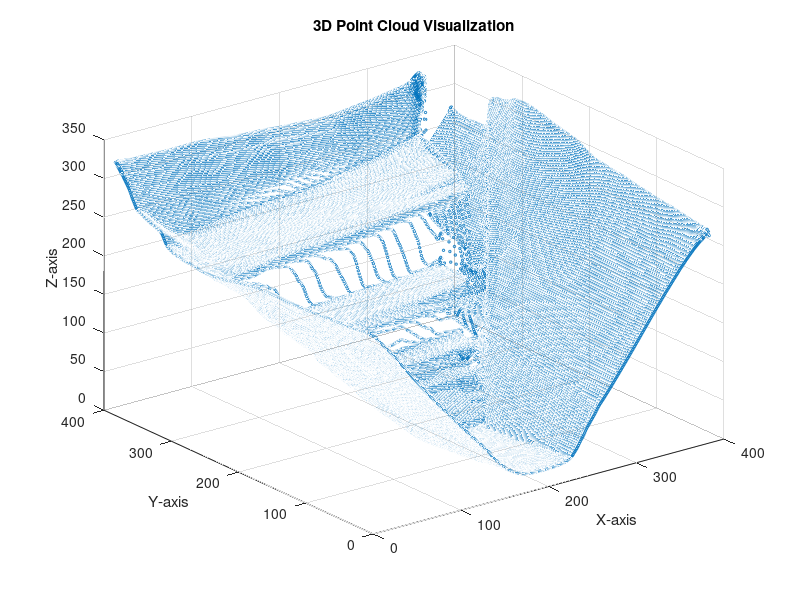

Reproduce this figure in MATLAB. (Note: this script raises an error after producing the figure.)
% Point CLoud 3D Plane Fitting 
clear all;
clc; 


%% Loading the point cloud file:

data = load('point_cloud.mat');
point_cloud = data.point_cloud;

% visualize the point cloud data:

% Assuming extracted_point_cloud is your point cloud data
x = point_cloud(:, 1);  % X coordinates
y = point_cloud(:, 2);  % Y coordinates
z = point_cloud(:, 3);  % Z coordinates

% Create a 3D scatter plot
scatter3(x, y, z, 3);  % '3' here sets the marker size

% Label the axes
xlabel('X-axis');
ylabel('Y-axis');
zlabel('Z-axis');

% Optionally, you can add grid, title or change other plot properties
grid on;
title('3D Point Cloud Visualization');

%% Here is the point cloud 3D plane fitting

ptCloud = pointCloud(point_cloud);  % Convert to pointCloud object

maxDistance = 2;  % Maximum distance of points to plane for them to be considered inliers
% referenceVector = [0, -0.2, 1];  % A reference vector to guide the orientation of the plane

numPlanes = 5;  % Number of planes to fit
planes = cell(numPlanes, 1);  % Cell array to store plane models
numFittedPlanes = 0;

while numFittedPlanes < numPlanes
    [model, inlierIndices, ~] = pcfitplane(ptCloud, maxDistance);
    
    % Check if a plane was found
    if isempty(model)
        break;  % Exit if no more planes can be fitted
    end

    % Extract the normal vector for the current plane
    normalCurrent = model.Parameters(1:3);

    % Check the angle with previous planes
    isNewPlane = true;
    for j = 1:numFittedPlanes
        normalPrevious = planes{j}.Parameters(1:3);
        angle = acosd(dot(normalCurrent, normalPrevious) / (norm(normalCurrent) * norm(normalPrevious)));
        if angle < 30 || angle > 150  % Check the angle
            distance = abs(dot(normalCurrent, planes{j}.Parameters(1:3)) + planes{j}.Parameters(4)) / norm(normalCurrent);
            if distance < 50  % Check the distance
                isNewPlane = false;
                break;
            end
%         else 
%             distance = abs(dot(normalCurrent, planes{j}.Parameters(1:3)) + planes{j}.Parameters(4)) / norm(normalCurrent);
%             if distance < 50  % Check the distance
%                 isNewPlane = false;
%                 break;
%             end
        end

    end

    % Add the plane if it is sufficiently different
    if isNewPlane
        numFittedPlanes = numFittedPlanes + 1;
        planes{numFittedPlanes} = model;
        remainingIndices = true(ptCloud.Count, 1);  % Create a logical array of 'true' values
        remainingIndices(inlierIndices) = false;    % Set the inliers to 'false'
       
        % Now select the remaining points
        ptCloud = select(ptCloud, remainingIndices);  % This should match the size of the point cloud
        
    end
end

planes = planes(1:numFittedPlanes);  % Trim the cell array



figure;
pcshow(ptCloud);
hold on;

for i = 1:length(planes)
    model = planes{i};
    plot(model)
    
end

xlabel('X');
ylabel('Y');
zlabel('Z');
title('Point Cloud with Fitted Planes');
hold off;



















